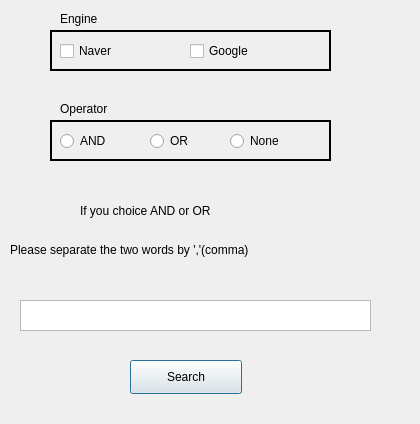
<?xml version="1.0" encoding="UTF-8"?>
<ui version="4.0">
 <class>crawling_machine</class>
 <widget class="QDialog" name="crawling_machine">
  <property name="geometry">
   <rect>
    <x>0</x>
    <y>0</y>
    <width>420</width>
    <height>424</height>
   </rect>
  </property>
  <property name="windowTitle">
   <string>crawling machine</string>
  </property>
  <widget class="QPushButton" name="Search">
   <property name="geometry">
    <rect>
     <x>130</x>
     <y>360</y>
     <width>112</width>
     <height>34</height>
    </rect>
   </property>
   <property name="text">
    <string>Search</string>
   </property>
  </widget>
  <widget class="QTextEdit" name="textEdit">
   <property name="geometry">
    <rect>
     <x>20</x>
     <y>300</y>
     <width>351</width>
     <height>31</height>
    </rect>
   </property>
  </widget>
  <widget class="QLabel" name="label">
   <property name="geometry">
    <rect>
     <x>60</x>
     <y>10</y>
     <width>77</width>
     <height>18</height>
    </rect>
   </property>
   <property name="text">
    <string>Engine</string>
   </property>
  </widget>
  <widget class="QFrame" name="frame">
   <property name="geometry">
    <rect>
     <x>50</x>
     <y>30</y>
     <width>281</width>
     <height>41</height>
    </rect>
   </property>
   <property name="frameShape">
    <enum>QFrame::WinPanel</enum>
   </property>
   <property name="frameShadow">
    <enum>QFrame::Plain</enum>
   </property>
   <widget class="QCheckBox" name="checkBox">
    <property name="geometry">
     <rect>
      <x>10</x>
      <y>10</y>
      <width>116</width>
      <height>22</height>
     </rect>
    </property>
    <property name="text">
     <string>Naver</string>
    </property>
   </widget>
   <widget class="QCheckBox" name="checkBox2">
    <property name="geometry">
     <rect>
      <x>140</x>
      <y>10</y>
      <width>116</width>
      <height>22</height>
     </rect>
    </property>
    <property name="text">
     <string>Google</string>
    </property>
   </widget>
  </widget>
  <widget class="QLabel" name="label_2">
   <property name="geometry">
    <rect>
     <x>60</x>
     <y>100</y>
     <width>77</width>
     <height>18</height>
    </rect>
   </property>
   <property name="text">
    <string>Operator</string>
   </property>
  </widget>
  <widget class="QRadioButton" name="radioButton3">
   <property name="geometry">
    <rect>
     <x>60</x>
     <y>130</y>
     <width>71</width>
     <height>22</height>
    </rect>
   </property>
   <property name="text">
    <string>AND</string>
   </property>
  </widget>
  <widget class="QRadioButton" name="radioButton4">
   <property name="geometry">
    <rect>
     <x>150</x>
     <y>130</y>
     <width>71</width>
     <height>22</height>
    </rect>
   </property>
   <property name="text">
    <string>OR</string>
   </property>
  </widget>
  <widget class="QFrame" name="frame_2">
   <property name="geometry">
    <rect>
     <x>50</x>
     <y>120</y>
     <width>281</width>
     <height>41</height>
    </rect>
   </property>
   <property name="frameShape">
    <enum>QFrame::WinPanel</enum>
   </property>
   <property name="frameShadow">
    <enum>QFrame::Plain</enum>
   </property>
  </widget>
  <widget class="QRadioButton" name="radioButton5">
   <property name="geometry">
    <rect>
     <x>230</x>
     <y>130</y>
     <width>81</width>
     <height>22</height>
    </rect>
   </property>
   <property name="text">
    <string>None</string>
   </property>
  </widget>
  <widget class="QLabel" name="label_3">
   <property name="geometry">
    <rect>
     <x>80</x>
     <y>200</y>
     <width>251</width>
     <height>21</height>
    </rect>
   </property>
   <property name="text">
    <string>If you choice AND or OR</string>
   </property>
  </widget>
  <widget class="QLabel" name="label_4">
   <property name="geometry">
    <rect>
     <x>10</x>
     <y>240</y>
     <width>381</width>
     <height>20</height>
    </rect>
   </property>
   <property name="text">
    <string>Please separate the two words by ','(comma)</string>
   </property>
  </widget>
  <zorder>frame</zorder>
  <zorder>frame_2</zorder>
  <zorder>Search</zorder>
  <zorder>textEdit</zorder>
  <zorder>label</zorder>
  <zorder>label_2</zorder>
  <zorder>radioButton3</zorder>
  <zorder>radioButton4</zorder>
  <zorder>radioButton5</zorder>
  <zorder>label_3</zorder>
  <zorder>label_4</zorder>
 </widget>
 <resources/>
 <connections/>
</ui>
